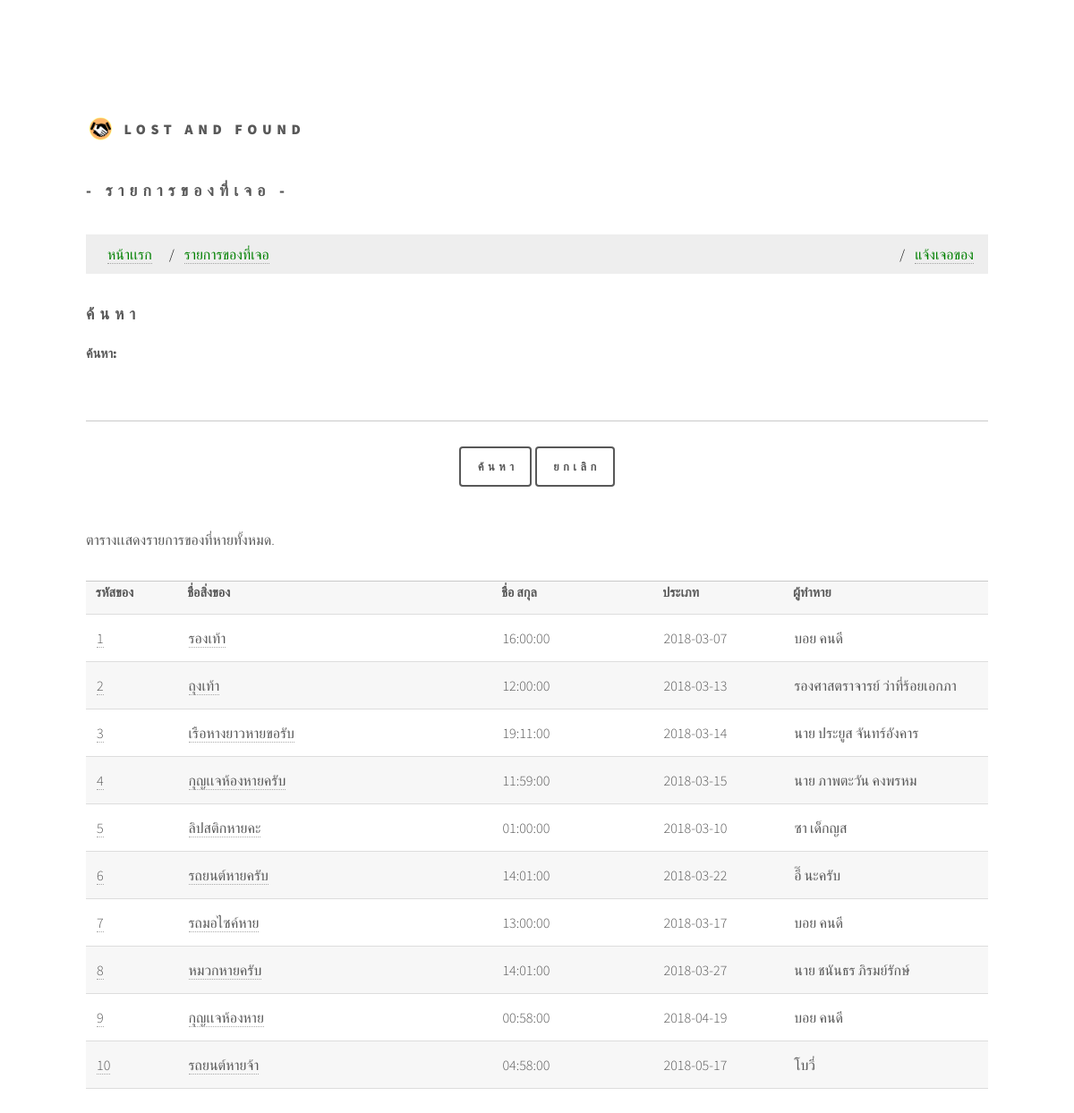
Screenshot of /dog.php with the database file from the repository.
### tables this page shows
CREATE TABLE `lostitem` (
  `lost_id` int(5) NOT NULL,
  `name` varchar(30) NOT NULL,
  `fname` varchar(30) NOT NULL,
  `place_id` int(5) NOT NULL,
  `type_id` int(5) NOT NULL,
  `date` date NOT NULL,
  `time` time NOT NULL,
  `description` text NOT NULL,
  `photo` varchar(200) NOT NULL,
  `status` varchar(20) NOT NULL,
  `status1` varchar(20) NOT NULL
);

### dog.php (the view, shortened to what this page needs)
<?php
   require 'conectfromlost.php';
   $searchcat = $_POST ['searchcat'];
   $p = '%'.$searchcat."%";
   $q = "SELECT * FROM lostitem INNER JOIN typeitem ON lostitem.lost_id=typeitem.type_id INNER JOIN typeplace ON lostitem.lost_id=typeplace.place_id WHERE name LIKE '$p' ";
   $result = mysqli_query($dbcon, $q);
?>
 <!DOCTYPE HTML>
<html>
    <link rel="stylesheet" href="assets/css/main.css" />
  </head>
  <body>
      <div id="wrapper">
          <header id="header">
            <div class="inner">
                <a href="index.php" class="logo">
                  <span class="symbol"><img src="images/11.svg" alt="" /></span><span class="title">LOST and Found</span>
                </a>
          <div id="main">
            <div class="inner">
<h2>- รายการของที่เจอ -</h2>
<ul class="breadcrumb">
  <li><a href="index.php">หน้าเเรก</a></li>
  <li><a href="found2.php">รายการของที่เจอ</a></li>
  <li style="float:right"><a href="fromfound.php">แจ้งเจอของ </a></li>
</ul>
<body>
      <h2>ค้นหา</h2>
    <form action="dog.php" method="post" name="searchcat"/>
    <label>ค้นหา: </label><input type="text" size="40px" name="searchcat"/>
    <br>
    <center>
    <input type="submit" name="submit" id="submit" value="ค้นหา" >
    <input type="reset" name="reset" id="reset" value="ยกเลิก" >
    </center>
<br>
<body>
<p>ตารางเเสดงรายการของที่หายทั้งหมด.</p>
<table>
    <tr>
      <th>รหัสของ</th>
      <th>ชื่อสิ่งของ</th>
      <th>ชื่อ สกุล</th>
      <th>ประเภท</th>
      <th>ผู้ทำหาย</th>
    </tr>
    <?php
            while ($row = mysqli_fetch_array($result, MYSQLI_ASSOC)) {
    ?>
    <tr>
      <td style="width: 10px;"><a href="Lost2.php?lost_id=<?php echo $row['lost_id']; ?>"><?php echo $row['lost_id']; ?></a></td>
      <td style="width: 150px;"><a href="lost2.php?lost_id=<?php echo $row['lost_id']; ?>"><?php echo $row['name']; ?></a></td>
      <td style="width: 20px;"><?php echo $row ['time']; ?></td>
      <td style="width: 20px;"><?php echo $row ['date']; ?></td>
      <td style="width: 30px;"><?php echo $row ['fname']; ?></td>
    </tr>
    <?php
           }
    ?>
</body>
</html>

### dog.php (style rules this page uses)
ul.breadcrumb { padding: 8px 16px; list-style: none; background-color: #eee; }
ul.breadcrumb li { display: inline; }
ul.breadcrumb li+li:before { padding: 8px; color: black; content: "/\00a0"; }
ul.breadcrumb li a { color: green; }
table { border-collapse: collapse; width: 100%; }
th, td { padding: 8px; text-align: left; border-bottom: 1px solid #ddd; }

### rows the page displays
lostitem: lost_id "1", name "รองเท้า", time "16:00:00", date "2018-03-07", fname "บอย คนดี"
lostitem: lost_id "2", name "ถุงเท้า", time "12:00:00", date "2018-03-13", fname "รองศาสตราจารย์ ว่าที่ร้อยเอกภา"
lostitem: lost_id "3", name "เรือหางยาวหายขอรับ", time "19:11:00", date "2018-03-14", fname "นาย ประยูส จันทร์อังคาร"
lostitem: lost_id "4", name "กุญเเจห้องหายครับ", time "11:59:00", date "2018-03-15", fname "นาย ภาพตะวัน คงพรหม"
lostitem: lost_id "5", name "ลิปสติกหายคะ", time "01:00:00", date "2018-03-10", fname "ซา เด็กญส"
lostitem: lost_id "6", name "รถยนต์หายครับ", time "14:01:00", date "2018-03-22", fname "อี๊ นะครับ"
lostitem: lost_id "7", name "รถมอไซค์หาย", time "13:00:00", date "2018-03-17", fname "บอย คนดี"
lostitem: lost_id "8", name "หมวกหายครับ", time "14:01:00", date "2018-03-27", fname "นาย ชนันธร ภิรมย์รักษ์"
lostitem: lost_id "9", name "กุญเเจห้องหาย", time "00:58:00", date "2018-04-19", fname "บอย คนดี"
lostitem: lost_id "10", name "รถยนต์หายจ้า", time "04:58:00", date "2018-05-17", fname "โบวี่"
